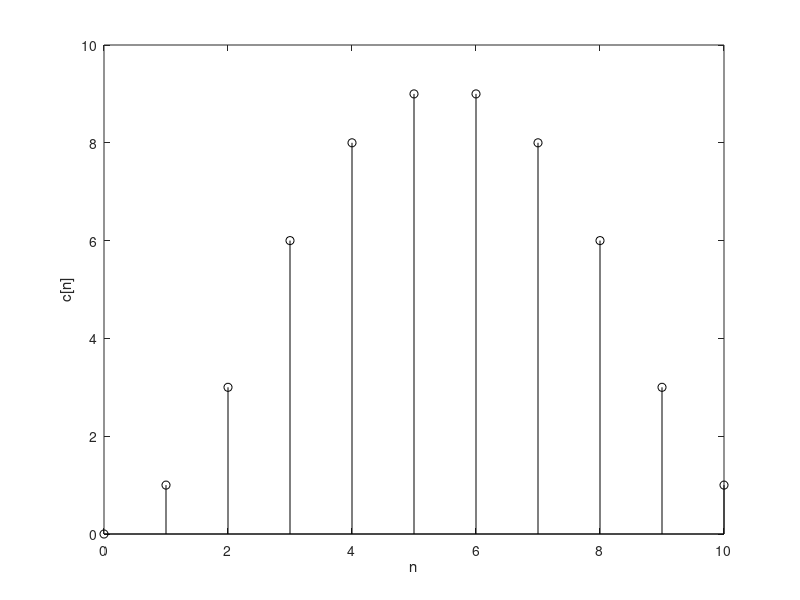

Write MATLAB code to recreate this figure.
x = [0 1 2 3 2 1]; g = [1 1 1 1 1 1];
n= (0:1:length(x)+length(g)-2);
c=conv(x,g);
clf; stem(n,c,'k'); xlabel('n'); ylabel('c[n]');

